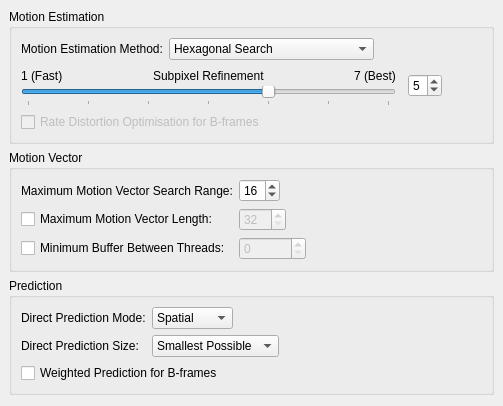
     <widget class="QWidget" name="tab_2" >
      <attribute name="title" >
       <string>Motion</string>
      </attribute>
      <layout class="QVBoxLayout" >
       <property name="margin" >
        <number>9</number>
       </property>
       <property name="spacing" >
        <number>6</number>
       </property>
       <item>
        <widget class="QGroupBox" name="groupBox_11" >
         <property name="title" >
          <string>Motion Estimation</string>
         </property>
         <layout class="QVBoxLayout" >
          <property name="margin" >
           <number>9</number>
          </property>
          <property name="spacing" >
           <number>6</number>
          </property>
          <item>
           <layout class="QHBoxLayout" >
            <property name="margin" >
             <number>0</number>
            </property>
            <property name="spacing" >
             <number>6</number>
            </property>
            <item>
             <widget class="QLabel" name="label_38" >
              <property name="text" >
               <string>Motion Estimation Method:</string>
              </property>
             </widget>
            </item>
            <item>
             <layout class="QHBoxLayout" >
              <property name="margin" >
               <number>0</number>
              </property>
              <property name="spacing" >
               <number>6</number>
              </property>
              <item>
               <widget class="QComboBox" name="meMethodComboBox" >
                <property name="currentIndex" >
                 <number>1</number>
                </property>
                <item>
                 <property name="text" >
                  <string>Diamond Search</string>
                 </property>
                </item>
                <item>
                 <property name="text" >
                  <string>Hexagonal Search</string>
                 </property>
                </item>
                <item>
                 <property name="text" >
                  <string>Uneven Multi-hexagonal Search</string>
                 </property>
                </item>
                <item>
                 <property name="text" >
                  <string>Exhaustive Search</string>
                 </property>
                </item>
               </widget>
              </item>
              <item>
               <spacer>
                <property name="orientation" >
                 <enum>Qt::Horizontal</enum>
                </property>
                <property name="sizeHint" >
                 <size>
                  <width>40</width>
                  <height>20</height>
                 </size>
                </property>
               </spacer>
              </item>
             </layout>
            </item>
           </layout>
          </item>
          <item>
           <layout class="QVBoxLayout" >
            <property name="margin" >
             <number>0</number>
            </property>
            <property name="spacing" >
             <number>6</number>
            </property>
            <item>
             <layout class="QHBoxLayout" >
              <property name="margin" >
               <number>0</number>
              </property>
              <property name="spacing" >
               <number>6</number>
              </property>
              <item>
               <layout class="QHBoxLayout" >
                <property name="margin" >
                 <number>0</number>
                </property>
                <property name="spacing" >
                 <number>12</number>
                </property>
                <item>
                 <layout class="QVBoxLayout" >
                  <property name="margin" >
                   <number>0</number>
                  </property>
                  <property name="spacing" >
                   <number>0</number>
                  </property>
                  <item>
                   <layout class="QHBoxLayout" >
                    <property name="margin" >
                     <number>0</number>
                    </property>
                    <property name="spacing" >
                     <number>0</number>
                    </property>
                    <item>
                     <widget class="QLabel" name="label_35" >
                      <property name="text" >
                       <string>1 (Fast)</string>
                      </property>
                     </widget>
                    </item>
                    <item>
                     <spacer>
                      <property name="orientation" >
                       <enum>Qt::Horizontal</enum>
                      </property>
                      <property name="sizeHint" >
                       <size>
                        <width>40</width>
                        <height>20</height>
                       </size>
                      </property>
                     </spacer>
                    </item>
                    <item>
                     <widget class="QLabel" name="label_36" >
                      <property name="text" >
                       <string>Subpixel Refinement</string>
                      </property>
                     </widget>
                    </item>
                    <item>
                     <spacer>
                      <property name="orientation" >
                       <enum>Qt::Horizontal</enum>
                      </property>
                      <property name="sizeHint" >
                       <size>
                        <width>40</width>
                        <height>20</height>
                       </size>
                      </property>
                     </spacer>
                    </item>
                    <item>
                     <widget class="QLabel" name="label_37" >
                      <property name="text" >
                       <string>7 (Best)</string>
                      </property>
                     </widget>
                    </item>
                   </layout>
                  </item>
                  <item>
                   <widget class="QSlider" name="meSlider" >
                    <property name="sizePolicy" >
                     <sizepolicy>
                      <hsizetype>5</hsizetype>
                      <vsizetype>0</vsizetype>
                      <horstretch>0</horstretch>
                      <verstretch>0</verstretch>
                     </sizepolicy>
                    </property>
                    <property name="minimumSize" >
                     <size>
                      <width>375</width>
                      <height>0</height>
                     </size>
                    </property>
                    <property name="minimum" >
                     <number>1</number>
                    </property>
                    <property name="maximum" >
                     <number>7</number>
                    </property>
                    <property name="pageStep" >
                     <number>1</number>
                    </property>
                    <property name="value" >
                     <number>5</number>
                    </property>
                    <property name="orientation" >
                     <enum>Qt::Horizontal</enum>
                    </property>
                    <property name="tickPosition" >
                     <enum>QSlider::TicksBelow</enum>
                    </property>
                   </widget>
                  </item>
                 </layout>
                </item>
                <item>
                 <widget class="QSpinBox" name="meSpinBox" >
                  <property name="maximum" >
                   <number>7</number>
                  </property>
                  <property name="minimum" >
                   <number>1</number>
                  </property>
                  <property name="value" >
                   <number>5</number>
                  </property>
                 </widget>
                </item>
               </layout>
              </item>
              <item>
               <spacer>
                <property name="orientation" >
                 <enum>Qt::Horizontal</enum>
                </property>
                <property name="sizeHint" >
                 <size>
                  <width>40</width>
                  <height>20</height>
                 </size>
                </property>
               </spacer>
              </item>
             </layout>
            </item>
            <item>
             <widget class="QCheckBox" name="rdoCheckBox" >
              <property name="enabled" >
               <bool>false</bool>
              </property>
              <property name="text" >
               <string>Rate Distortion Optimisation for B-frames</string>
              </property>
              <property name="checked" >
               <bool>false</bool>
              </property>
             </widget>
            </item>
           </layout>
          </item>
         </layout>
        </widget>
       </item>
       <item>
        <widget class="QGroupBox" name="groupBox_19" >
         <property name="title" >
          <string>Motion Vector</string>
         </property>
         <layout class="QVBoxLayout" >
          <property name="margin" >
           <number>9</number>
          </property>
          <property name="spacing" >
           <number>6</number>
          </property>
          <item>
           <layout class="QGridLayout" >
            <property name="margin" >
             <number>0</number>
            </property>
            <property name="spacing" >
             <number>6</number>
            </property>
            <item row="1" column="1" >
             <layout class="QHBoxLayout" >
              <property name="margin" >
               <number>0</number>
              </property>
              <property name="spacing" >
               <number>6</number>
              </property>
              <item>
               <widget class="QSpinBox" name="mvLengthSpinBox" >
                <property name="enabled" >
                 <bool>false</bool>
                </property>
                <property name="maximum" >
                 <number>512</number>
                </property>
                <property name="minimum" >
                 <number>32</number>
                </property>
               </widget>
              </item>
              <item>
               <spacer>
                <property name="orientation" >
                 <enum>Qt::Horizontal</enum>
                </property>
                <property name="sizeHint" >
                 <size>
                  <width>40</width>
                  <height>20</height>
                 </size>
                </property>
               </spacer>
              </item>
             </layout>
            </item>
            <item row="1" column="0" >
             <widget class="QCheckBox" name="mvLengthCheckBox" >
              <property name="text" >
               <string>Maximum Motion Vector Length:</string>
              </property>
             </widget>
            </item>
            <item row="2" column="1" >
             <layout class="QHBoxLayout" >
              <property name="margin" >
               <number>0</number>
              </property>
              <property name="spacing" >
               <number>6</number>
              </property>
              <item>
               <widget class="QSpinBox" name="minThreadBufferSpinBox" >
                <property name="enabled" >
                 <bool>false</bool>
                </property>
                <property name="maximum" >
                 <number>2147483647</number>
                </property>
                <property name="minimum" >
                 <number>0</number>
                </property>
                <property name="singleStep" >
                 <number>1</number>
                </property>
                <property name="value" >
                 <number>0</number>
                </property>
               </widget>
              </item>
              <item>
               <spacer>
                <property name="orientation" >
                 <enum>Qt::Horizontal</enum>
                </property>
                <property name="sizeHint" >
                 <size>
                  <width>40</width>
                  <height>20</height>
                 </size>
                </property>
               </spacer>
              </item>
             </layout>
            </item>
            <item row="0" column="1" >
             <layout class="QHBoxLayout" >
              <property name="margin" >
               <number>0</number>
              </property>
              <property name="spacing" >
               <number>6</number>
              </property>
              <item>
               <widget class="QSpinBox" name="mvRangeSpinBox" >
                <property name="maximum" >
                 <number>64</number>
                </property>
                <property name="value" >
                 <number>16</number>
                </property>
               </widget>
              </item>
              <item>
               <spacer>
                <property name="orientation" >
                 <enum>Qt::Horizontal</enum>
                </property>
                <property name="sizeHint" >
                 <size>
                  <width>40</width>
                  <height>20</height>
                 </size>
                </property>
               </spacer>
              </item>
             </layout>
            </item>
            <item row="2" column="0" >
             <widget class="QCheckBox" name="minThreadBufferCheckBox" >
              <property name="text" >
               <string>Minimum Buffer Between Threads:</string>
              </property>
             </widget>
            </item>
            <item row="0" column="0" >
             <widget class="QLabel" name="label_39" >
              <property name="text" >
               <string>Maximum Motion Vector Search Range:</string>
              </property>
             </widget>
            </item>
           </layout>
          </item>
         </layout>
        </widget>
       </item>
       <item>
        <widget class="QGroupBox" name="groupBox_18" >
         <property name="title" >
          <string>Prediction</string>
         </property>
         <layout class="QVBoxLayout" >
          <property name="margin" >
           <number>9</number>
          </property>
          <property name="spacing" >
           <number>6</number>
          </property>
          <item>
           <layout class="QVBoxLayout" >
            <property name="margin" >
             <number>0</number>
            </property>
            <property name="spacing" >
             <number>6</number>
            </property>
            <item>
             <layout class="QGridLayout" >
              <property name="margin" >
               <number>0</number>
              </property>
              <property name="spacing" >
               <number>6</number>
              </property>
              <item row="1" column="0" >
               <widget class="QLabel" name="label_41" >
                <property name="text" >
                 <string>Direct Prediction Size:</string>
                </property>
               </widget>
              </item>
              <item row="0" column="0" >
               <widget class="QLabel" name="label_40" >
                <property name="text" >
                 <string>Direct Prediction Mode:</string>
                </property>
               </widget>
              </item>
              <item row="0" column="1" >
               <layout class="QHBoxLayout" >
                <property name="margin" >
                 <number>0</number>
                </property>
                <property name="spacing" >
                 <number>6</number>
                </property>
                <item>
                 <widget class="QComboBox" name="predictModeComboBox" >
                  <property name="currentIndex" >
                   <number>1</number>
                  </property>
                  <item>
                   <property name="text" >
                    <string>None</string>
                   </property>
                  </item>
                  <item>
                   <property name="text" >
                    <string>Spatial</string>
                   </property>
                  </item>
                  <item>
                   <property name="text" >
                    <string>Temporal</string>
                   </property>
                  </item>
                  <item>
                   <property name="text" >
                    <string>Auto</string>
                   </property>
                  </item>
                 </widget>
                </item>
                <item>
                 <spacer>
                  <property name="orientation" >
                   <enum>Qt::Horizontal</enum>
                  </property>
                  <property name="sizeHint" >
                   <size>
                    <width>40</width>
                    <height>20</height>
                   </size>
                  </property>
                 </spacer>
                </item>
               </layout>
              </item>
              <item row="1" column="1" >
               <layout class="QHBoxLayout" >
                <property name="margin" >
                 <number>0</number>
                </property>
                <property name="spacing" >
                 <number>6</number>
                </property>
                <item>
                 <widget class="QComboBox" name="predictSizeComboBox" >
                  <item>
                   <property name="text" >
                    <string>Smallest Possible</string>
                   </property>
                  </item>
                  <item>
                   <property name="text" >
                    <string>4x4</string>
                   </property>
                  </item>
                  <item>
                   <property name="text" >
                    <string>8x8</string>
                   </property>
                  </item>
                 </widget>
                </item>
                <item>
                 <spacer>
                  <property name="orientation" >
                   <enum>Qt::Horizontal</enum>
                  </property>
                  <property name="sizeHint" >
                   <size>
                    <width>40</width>
                    <height>20</height>
                   </size>
                  </property>
                 </spacer>
                </item>
               </layout>
              </item>
             </layout>
            </item>
            <item>
             <widget class="QCheckBox" name="weightedPredictCheckBox" >
              <property name="text" >
               <string>Weighted Prediction for B-frames</string>
              </property>
             </widget>
            </item>
           </layout>
          </item>
         </layout>
        </widget>
       </item>
       <item>
        <spacer>
         <property name="orientation" >
          <enum>Qt::Vertical</enum>
         </property>
         <property name="sizeHint" >
          <size>
           <width>436</width>
           <height>2</height>
          </size>
         </property>
        </spacer>
       </item>
      </layout>
     </widget>
